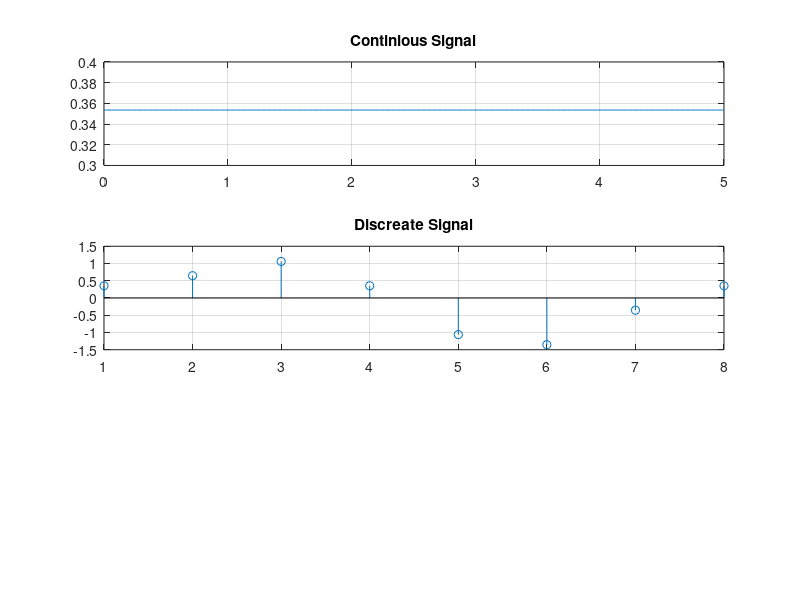

Here is the MATLAB script that generated this plot:
clc;
clear all;
close all;
fs=8000;
ts=1/fs;
N=8;
n=1:N;
t = 0:0.01:5;
xin = sin(2*pi*1000*t)+0.5*sin(2*pi*2000*t+3*pi/4);
subplot(3,1,1);
plot(t,xin);
grid on;
title('Continious Signal');


x=sin(2*pi*1000*n*ts)+0.5*sin(2*pi*2000*n*ts+3*pi/4);
subplot(3,1,2);
stem(x)
grid on;
title('Discreate Signal')


for m=1:N
  real=0.00;
  for n=1:N
    real=real+(x(n)*cos(2*pi*m*n/N));
    %img=img+(x(n)*i*sin(2*pi*m*n/N));
  end
  real
end

   


